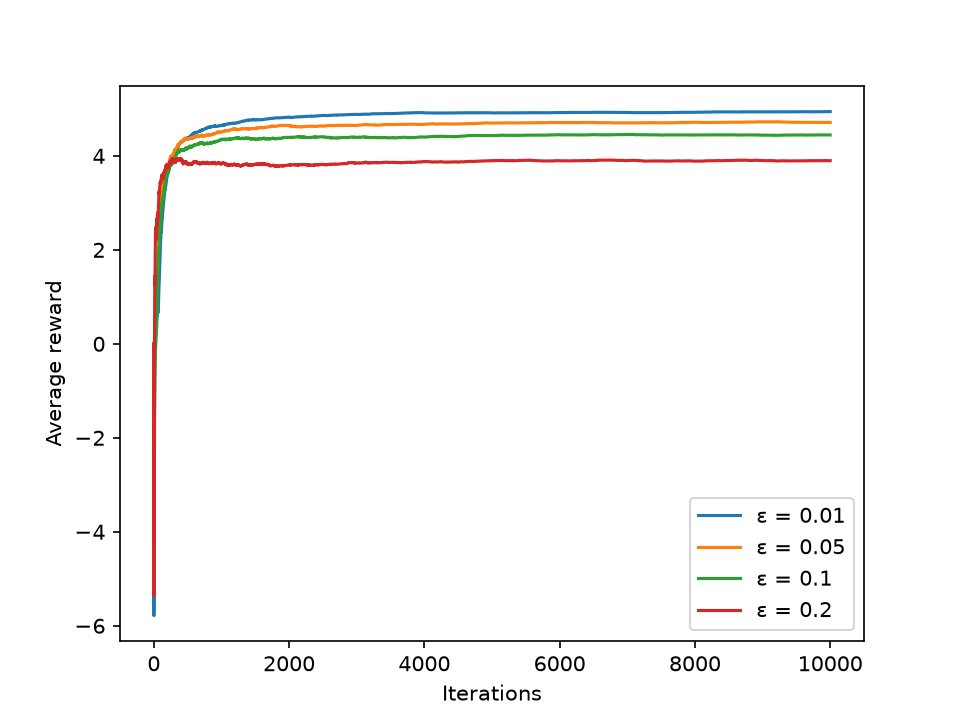

Reproduce this figure in Python.
import numpy as np
from random import random, randint
from time import sleep
from matplotlib import pyplot as plt

class NormalDistBandit:
    # 构造一个n臂的bandit，每个臂的奖励服从正态分布，均值和标准差由means和stds指定
    def __init__(self, means, stds):
        assert len(means) == len(stds), "Means and stds must be the same length."
        self.n = len(means)
        self.means = np.array(means)
        self.stds = np.array(stds)
        assert all(self.stds >= 0), "Stds must be positive."
    
    def pull(self, k):
        assert 0 <= k < self.n, f"Invalid arm {k}."
        # 拉动第k个臂，返回奖励
        return np.random.normal(loc=self.means[k], scale=self.stds[k])

def epsilon_greedy(values, epsilon):
    # 返回的是当前当前选择的臂的索引
    assert len(values) > 1, "There should be 2 or more values."
    # 标准情况下，epsilon-greedy策略选择最优臂的概率为1-epsilon + epsilon/len(values)
    # 选择非最优臂的概率为epsilon/len(values)
    # 为了使得选择最优臂的概率为1-epsilon，选择非最优臂的概率为epsilon/(len(values)-1)，我们需要对epsilon进行调整
    # epsilon' = epsilon * len(values) / (len(values) - 1)
    # 则有p(best) = 1 - epsilon' + epsilon' / len(values) = 1 - epsilon
    # p(non-best) = epsilon' / len(values) = epsilon / (len(values) - 1)
    eps = epsilon * len(values) / (len(values) - 1)
    if random() <= eps: # 随机选择一个臂
        return randint(0, len(values)-1) # [0, len(values)-1]
    return int(np.argmax(values))
   
        
if __name__ == "__main__":
    n = 5
    bandit = NormalDistBandit(means = np.array(range(-n, n+1)), stds = np.ones(11))
    
    # Task：把下面这几种epsilon的曲线画到一张图中，分析你所观察到的结果。
    epsilons = [0.01, 0.05, 0.1, 0.2]
    
    iter = 10000
    x = np.array(range(iter))
    
    plt.figure()
    for eps in epsilons:
        # 初始化每次实验的平均奖励曲线
        y = np.zeros(iter, dtype=np.float64)
        values = np.zeros(n*2+1, dtype=np.float64)
        counts = np.zeros(n*2+1, dtype=np.int64)
        for i in range(1, iter):
            # 选择一个臂
            action = epsilon_greedy(values, eps)
            # 拉动臂，获得奖励，记录拉动次数
            counts[action] += 1
            value = bandit.pull(action)
            # 增量更新特定bandit的平均值
            values[action] = (values[action] * (counts[action] - 1) + value) / counts[action]
            # 增量更新平均奖励曲线
            y[i] = (y[i-1] * (i-1) + value) / i
        plt.plot(x, y, label=f'ε = {eps}')
    plt.xlabel('Iterations')
    plt.ylabel('Average reward')
    plt.legend()
    plt.savefig('bandit.png', dpi=150)
